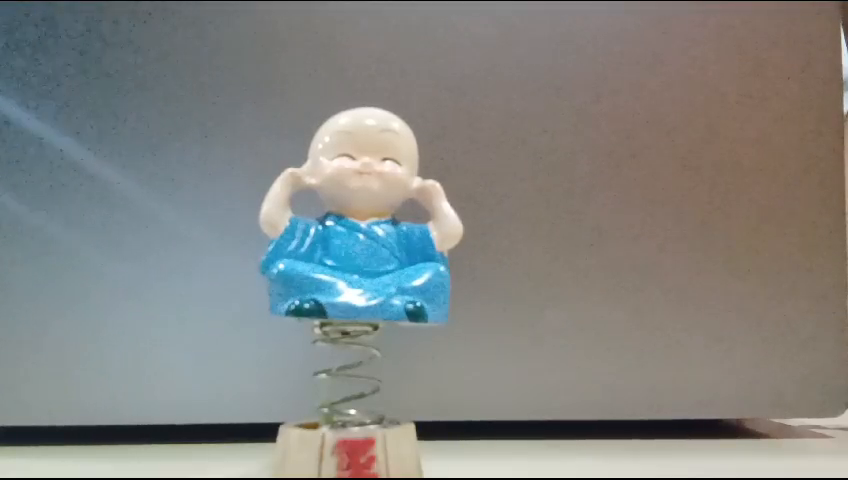
#> input picture frame 16 of bobble.mp4, 848 x 480 px, given in place of bobble_small.mp4, which was not available
$ jupyter execute modal_analysis.ipynb   (text cells are left out)
#> lines starting #> are read from the running program, lines starting #| are printed output that depends on the picture
[cell 1]
import os
import sys

PATHNAME = "/content/drive/MyDrive"
if not os.path.exists(PATHNAME):
    PATHNAME = os.getcwd()

print(PATHNAME)
DATA_FOLDER = os.path.join(PATHNAME, "dataset")
OUTPUT_DIR = os.path.join(PATHNAME, "output")

[cell 2]
import cv2
import numpy as np
import matplotlib.pyplot as plt
from numpy.fft import fft, ifft

from IPython.display import Video

[cell 3]
def saveFramesToVideo(frames, savepath, fps=1):
  num_frames, H, W, C = frames.shape
  video = cv2.VideoWriter(savepath, 0, fps, (W, H))

  for frame in frames:
    video.write(frame)
  cv2.destroyAllWindows()
  print(f"Saving video to {savepath}")
  video.release()

[cell 4]
video_file_name = "bobble_small.mp4"
video_path = os.path.join(DATA_FOLDER, video_file_name)

if os.path.exists(video_path):
    print(f"Path of video file: {video_path}")

# reading the video file
video_capture = cv2.VideoCapture(video_path)
num_frames = video_capture.get(cv2.CAP_PROP_FRAME_COUNT)
fps = video_capture.get(cv2.CAP_PROP_FPS)

frames = []
check = True
count = 0
initial_frame = None

while check:
    check, arr = video_capture.read()
#> arr is the input picture: shape (480, 848, 3); mean B, G, R 129.9, 132.6, 131
    if arr is not None:
      if count == 0:
        initial_frame = np.copy(arr)
      arr = cv2.cvtColor(arr, cv2.COLOR_BGR2GRAY)
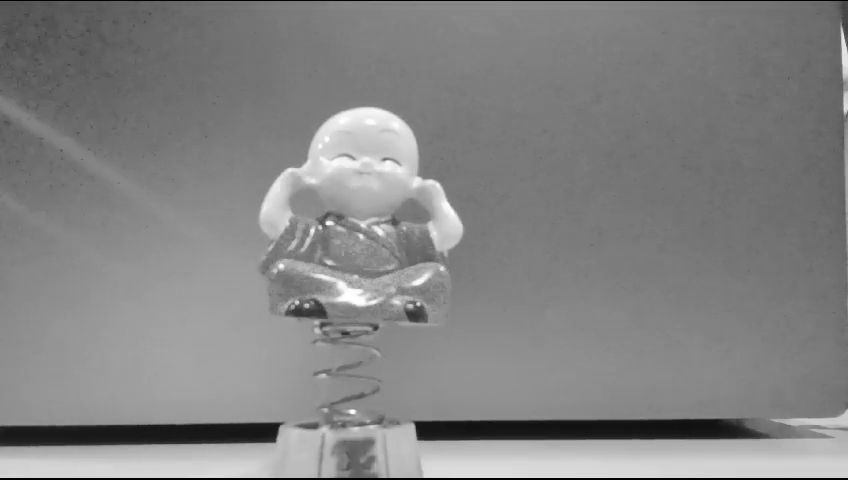
#> arr: shape (480, 848); min 0, max 255, mean 131.9
      frames.append(arr)
      count += 1

frames = np.array(frames)
print(frames.shape)
num_frames = frames.shape[0]
print(f"Number of frames = {num_frames}")

plt.imshow(frames[0], cmap='gray')


$ run again, starting later in the video
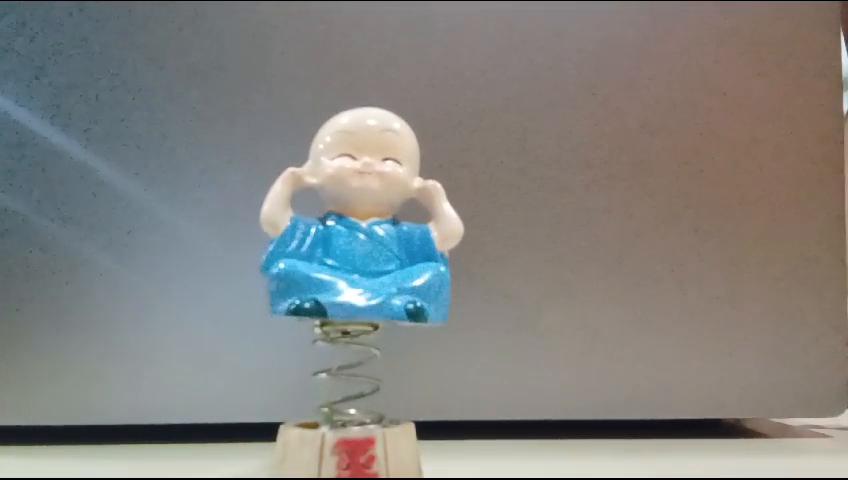
#> input picture frame 128 of bobble.mp4, 848 x 480 px, given in place of bobble_small.mp4, which was not available
#> arr is the input picture: shape (480, 848, 3); mean B, G, R 128.3, 131.1, 131
#> `arr = cv2.cvtColor(arr, cv2.COLOR_BGR2GRAY)`:
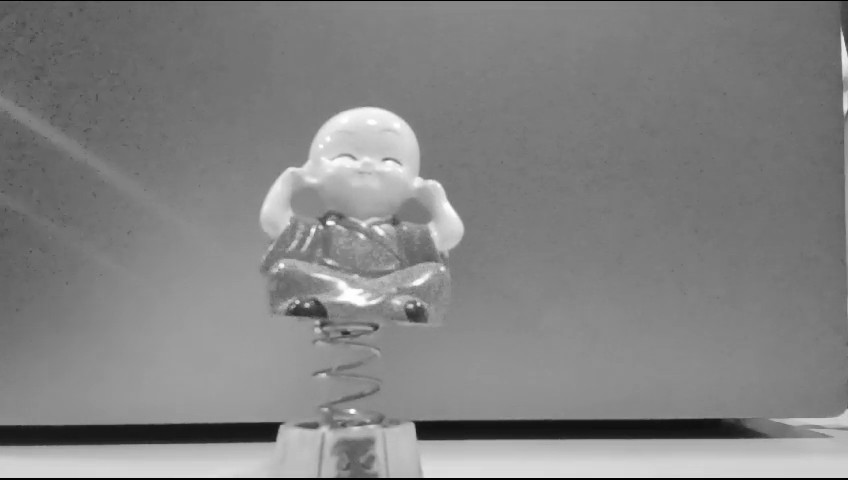
#> arr: shape (480, 848); min 0, max 255, mean 130.8
